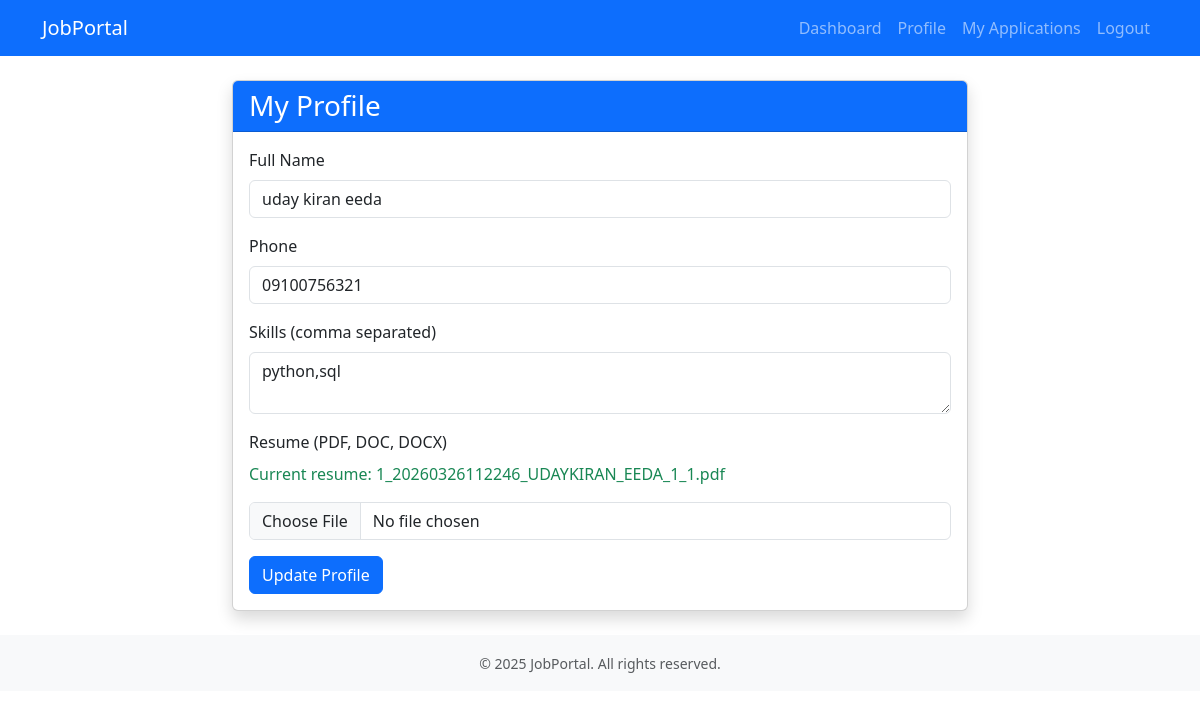
The page /candidate/profile (signed in) on the database its author committed.
### app.py (models this page shows)
class Candidate(db.Model):
    id = db.Column(db.Integer, primary_key=True)
    user_id = db.Column(db.Integer, db.ForeignKey('user.id'), unique=True)
    full_name = db.Column(db.String(100), nullable=False)
    phone = db.Column(db.String(20))
    skills = db.Column(db.Text)
    resume_filename = db.Column(db.String(200))
    created_at = db.Column(db.DateTime, default=datetime.utcnow)
    applications = db.relationship('Application', backref='candidate', lazy=True)

### app.py (the view, shortened to what this page needs)
@app.route('/candidate/profile', methods=['GET', 'POST'])
@login_required
@role_required('candidate')
def candidate_profile():
    candidate = current_user.candidate
    return render_template('candidate_profile.html', candidate=candidate)

### app.py (called while the page is built)
def role_required(role):
    def decorator(f):
        @wraps(f)
        def decorated_function(*args, **kwargs):
            if not current_user.is_authenticated or current_user.role != role:
                flash('Access denied.', 'danger')
                return redirect(url_for('dashboard'))
            return f(*args, **kwargs)
        return decorated_function
    return decorator

@login_manager.user_loader
def load_user(user_id):
    return User.query.get(int(user_id))

### templates/candidate_profile.html
{% extends "base.html" %}
{% block content %}
<div class="row justify-content-center">
    <div class="col-md-8">
        <div class="card shadow">
            <div class="card-header bg-primary text-white">
                <h3 class="mb-0">My Profile</h3>
            </div>
            <div class="card-body">
                <form method="POST" action="{{ url_for('candidate_profile') }}" enctype="multipart/form-data">
                    <div class="mb-3">
                        <label class="form-label">Full Name</label>
                        <input type="text" name="full_name" class="form-control" value="{{ candidate.full_name }}"
                            required>
                    </div>
                    <div class="mb-3">
                        <label class="form-label">Phone</label>
                        <input type="tel" name="phone" class="form-control" value="{{ candidate.phone or '' }}">
                    </div>
                    <div class="mb-3">
                        <label class="form-label">Skills (comma separated)</label>
                        <textarea name="skills" class="form-control" rows="2">{{ candidate.skills or '' }}</textarea>
                    </div>
                    <div class="mb-3">
                        <label class="form-label">Resume (PDF, DOC, DOCX)</label>
                        {% if candidate.resume_filename %}
                        <p class="text-success">Current resume: {{ candidate.resume_filename }}</p>
                        {% endif %}
                        <input type="file" name="resume" class="form-control" accept=".pdf,.doc,.docx">
                    </div>
                    <button type="submit" class="btn btn-primary">Update Profile</button>
                </form>
            </div>
        </div>
    </div>
</div>
{% endblock %}

### rows shown on the page
Candidate: full_name "uday kiran eeda", phone "09100756321", skills "python,sql", resume_filename "1_20260326112246_UDAYKIRAN_EEDA_1_1.pdf"
